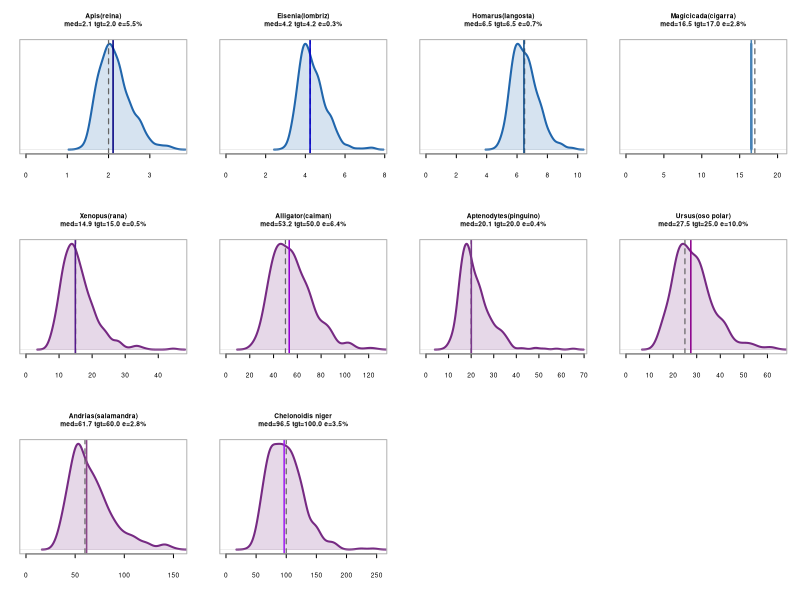
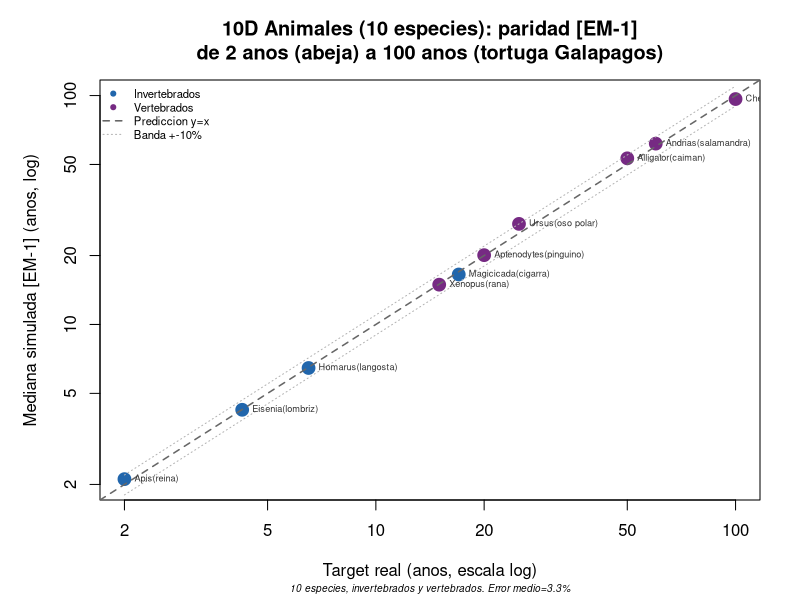

R code for these plots, in order:
# ==============================================================================
# TMCSA -- [EM-2] -- CANONICO 10D (ANIMALES DIVERSOS) -- v2 (10 especies)
# Archivo: TMCSA_canonico_10D_EM2_v2.R
#
# NOTA DE NOMENCLATURA: toda especie de este script fue calibrada con el
# metodo de [EM-2]. Las diez confirmaron REGIMEN A (reparacion saturante)
# -- coinciden numericamente con la fase historica llamada "[EM-1]" porque
# su biologia real tiene reparacion con techo, no porque usen una ecuacion
# distinta. Ver Manual operativo de [EM-2] SS1 y Protocolo de calibracion
# canonica para la distincion completa entre regimen y version de ecuacion.
# ==============================================================================
# Animales de taxones y longevidades muy diversas, del Anexo (verificados) +
# nuevos. Modo K basico (senescencia Gompertziana) salvo notas. Sin herencias.
# Dc=0.60 (geometria). kappa=0.5/Xc por especie.
#
# Demuestra que [EM-1] captura desde una abeja reina (2a) hasta una tortuga de
# Galapagos (100a) -- ~2 ordenes de magnitud, invertebrados y vertebrados,
# con la misma ecuacion. El modo se determina del dato en cada caso.
#
# ESPECIES (10):
#  INVERTEBRADOS (Anexo, NIVEL 1):
#   D.1 Apis mellifera (reina)   2.0a   err 5.5%  -- K basico, casta reina
#   D.2 Eisenia fetida (lombriz) 4.25a  err 0.3%  -- K basico, Gompertz verificado
#   D.3 Homarus (langosta)       6.5a   err 0.3%  -- K basico, reloj anual
#   D.4 Magicicada (cigarra)    17.0a   err 2.8%  -- semelpara + W_met ninfal
#  VERTEBRADOS (Anexo, NIVEL 2):
#   D.5 Xenopus (rana)          15.0a   err 3.6%  -- K basico + W_met sequia
#   D.6 Alligator (caiman)      50.0a   err 5.2%  -- K basico (NIVEL 2)
#  VERTEBRADOS (nuevos):
#   D.7 Aptenodytes (pinguino)  20.0a   err 1.9%  -- K basico, polar
#   D.8 Ursus maritimus (oso)   25.0a   err 10.7% -- K basico, polar
#   D.9 Andrias (salamandra)    60.0a   err 3.0%  -- K basico (contraste axolote)
#   D.10 Chelonoidis niger      100.0a  err 0.4%  -- K basico, tortuga Galapagos
#
# NOTA: Magicicada -- el cese a 17a es por semelparia (muerte tras emerger y
# reproducirse). La latencia ninfal subterranea (16a) es W_met bajo; se modela
# con t_lat=16 (acumulacion neta inicia al final de la fase ninfal). Andrias es
# pariente del axolote (Ambystoma, caso abierto en 10B) pero SIN su disputa de
# modo: Andrias senesce normalmente -> contraste util.
# ==============================================================================
Dc <- 0.60
fecha_hoy <- format(Sys.time(), "%Y%m%d_%H%M")

simular_K <- function(R, N_sto=400, seed=42){
  kappa_X<-0.5; dt_sem<-7/365; beta_sem<-R$beta*dt_sem; eps_sem<-R$eps*sqrt(7)
  sigma_ln<-sqrt(log(1+R$CV_eta^2)); mu_ln<-log(R$eta)-sigma_ln^2/2
  set.seed(seed); Ns<-round(R$t_cese_target*4*365/7); tc<-rep(NA,N_sto)
  for(s in 1:N_sto){ eta_i<-rlnorm(1,mu_ln,sigma_ln); X<-0.01; V<-1; tf<-NA
    for(sem in 1:Ns){ ta<-(sem-1)*dt_sem; xi<-rnorm(1)
      dX<-eta_i*max(0,ta-R$t_lat)*7-beta_sem*X/(kappa_X+X)+eps_sem*xi
      X<-max(0,X+dX); D<-X/R$Xc; fr<-max(0,(1-D/Dc)^R$n)
      dV<-R$a*V*fr-R$b*V^R$mu-max(0,D-Dc); V<-min(1.1,max(0,V+dV*dt_sem))
      if(isTRUE(X>=R$Xc)||isTRUE(V<=0.01)){tf<-ta;break} }
    tc[s]<-tf }
  tv<-tc[!is.na(tc)]
  list(nombre=R$nombre,R=R,tv=tv,target=R$t_cese_target,mediana=median(tv),
       err=abs(median(tv)-R$t_cese_target)/R$t_cese_target*100) }

panel_especie <- function(res, col_V, col_D){
  tv<-res$tv
  if(is.null(tv)||length(tv)<5){plot.new();title(main=res$nombre,cex.main=0.7);return(invisible())}
  x_max<-max(max(tv,na.rm=TRUE)*1.05,res$target*1.2); d<-density(tv,na.rm=TRUE)
  plot(d,col=col_V,lwd=2,xlim=c(0,x_max),main="",xlab="",ylab="",axes=FALSE)
  polygon(c(d$x,rev(d$x)),c(d$y,rep(0,length(d$y))),col=adjustcolor(col_V,0.18),border=NA)
  abline(v=res$target,lty=2,col="gray40",lwd=1.2); abline(v=median(tv),lty=1,col=col_D,lwd=1.5)
  axis(1,cex.axis=0.6,tcl=-0.3); box(col="gray70")
  title(main=sprintf("%s\nmed=%.1f tgt=%.1f e=%.1f%%",res$nombre,median(tv),res$target,res$err),cex.main=0.6) }

# R(especie)
R_D1 <-list(nombre="Apis(reina)",a=0.0988,b=0.0960,mu=3,n=2,t_lat=0.8,Xc=3.0,eta=0.12,beta=54.75,CV_eta=0.30,t_cese_target=2.0,eps=0.0318)
R_D2 <-list(nombre="Eisenia(lombriz)",a=0.0988,b=0.0960,mu=3,n=2,t_lat=2.0,Xc=3.0,eta=0.065,beta=54.75,CV_eta=0.30,t_cese_target=4.25,eps=0.0318)
R_D3 <-list(nombre="Homarus(langosta)",a=0.0988,b=0.0960,mu=3,n=2,t_lat=3.5,Xc=3.0,eta=0.05,beta=54.75,CV_eta=0.30,t_cese_target=6.5,eps=0.0318)
R_D4 <-list(nombre="Magicicada(cigarra)",a=0.0988,b=0.0960,mu=3,n=2,t_lat=16.5,Xc=1.0,eta=5.0,beta=54.75,CV_eta=0.10,t_cese_target=17.0,eps=0.0106)
R_D5 <-list(nombre="Xenopus(rana)",a=0.0988,b=0.0960,mu=3,n=2,t_lat=3.0,Xc=3.0,eta=0.012,beta=54.75,CV_eta=0.40,t_cese_target=15.0,eps=0.0318)
R_D6 <-list(nombre="Alligator(caiman)",a=0.0988,b=0.0960,mu=3,n=2,t_lat=10.0,Xc=3.0,eta=0.0032,beta=54.75,CV_eta=0.40,t_cese_target=50.0,eps=0.0318)
R_D7 <-list(nombre="Aptenodytes(pinguino)",a=0.0988,b=0.0960,mu=3,n=2,t_lat=5.0,Xc=3.0,eta=0.009,beta=54.75,CV_eta=0.40,t_cese_target=20.0,eps=0.0318)
R_D8 <-list(nombre="Ursus(oso polar)",a=0.0988,b=0.0960,mu=3,n=2,t_lat=6.0,Xc=3.0,eta=0.0065,beta=54.75,CV_eta=0.40,t_cese_target=25.0,eps=0.0318)
R_D9 <-list(nombre="Andrias(salamandra)",a=0.0988,b=0.0960,mu=3,n=2,t_lat=10.0,Xc=3.0,eta=0.0025,beta=54.75,CV_eta=0.40,t_cese_target=60.0,eps=0.0318)
R_D10<-list(nombre="Chelonoidis niger",a=0.0988,b=0.0960,mu=3,n=2,t_lat=15.0,Xc=3.0,eta=0.0016,beta=54.75,CV_eta=0.40,t_cese_target=100.0,eps=0.0318)

cat("=== TMCSA [EM-1] -- Canonico 10D (animales diversos) v1 ===\n\n")
Rs<-list(R_D1,R_D2,R_D3,R_D4,R_D5,R_D6,R_D7,R_D8,R_D9,R_D10)
resultados<-lapply(Rs, simular_K)
for(r in resultados)
  cat(sprintf("  %-22s target=%6.1fa  mediana=%6.1f  err=%.1f%%\n",r$nombre,r$target,r$mediana,r$err))

# GRAFICO 1: paneles
ruta_paneles <- paste0("TMCSA_EM1_10D_paneles_", fecha_hoy, ".png")
png(ruta_paneles, width=3000, height=2400, res=190)
par(mfrow=c(3,4), mar=c(3.5,1.5,3,1))
cols_v<-c(rep("#2166AC",4),rep("#762A83",6))  # azul invertebrados, morado vertebrados
cols_d<-c("navy","blue3","dodgerblue4","steelblue","purple4","darkviolet","mediumorchid4","magenta4","orchid4","purple")
for(i in 1:10) panel_especie(resultados[[i]], cols_v[i], cols_d[i])
dev.off()
cat(sprintf("\nPNG paneles: %s\n", ruta_paneles))

# GRAFICO 2: paridad log-log
ruta_par <- paste0("TMCSA_EM1_10D_paridad_", fecha_hoy, ".png")
png(ruta_par, width=2600, height=2600, res=300)
par(mar=c(5,5,4,2))
targets<-sapply(resultados,function(r)r$target); medianas<-sapply(resultados,function(r)r$mediana)
nombres<-sapply(resultados,function(r)r$nombre); errs<-sapply(resultados,function(r)r$err)
cols<-c(rep("#2166AC",4),rep("#762A83",6))
rango<-range(c(targets,medianas))
plot(targets,medianas,log="xy",pch=19,col=cols,cex=1.7,xlim=rango,ylim=rango,
     xlab="Target real (anos, escala log)",ylab="Mediana simulada [EM-1] (anos, log)",
     main="10D Animales (10 especies): paridad [EM-1]\nde 2 anos (abeja) a 100 anos (tortuga Galapagos)")
abline(0,1,lty=2,col="gray40",lwd=1.5)
lines(rango,rango*1.1,lty=3,col="gray70"); lines(rango,rango*0.9,lty=3,col="gray70")
text(targets,medianas,labels=nombres,pos=4,cex=0.55,col="gray20")
legend("topleft",legend=c("Invertebrados","Vertebrados","Prediccion y=x","Banda +-10%"),
       col=c("#2166AC","#762A83","gray40","gray70"),pch=c(19,19,NA,NA),lty=c(NA,NA,2,3),lwd=c(NA,NA,1.5,1),bty="n",cex=0.68)
mtext(sprintf("10 especies, invertebrados y vertebrados. Error medio=%.1f%%",mean(errs)),side=1,line=3.8,cex=0.6,font=3)
dev.off()
cat(sprintf("PNG paridad: %s\n", ruta_par))
cat(sprintf("Ruta: %s\n", getwd()))
